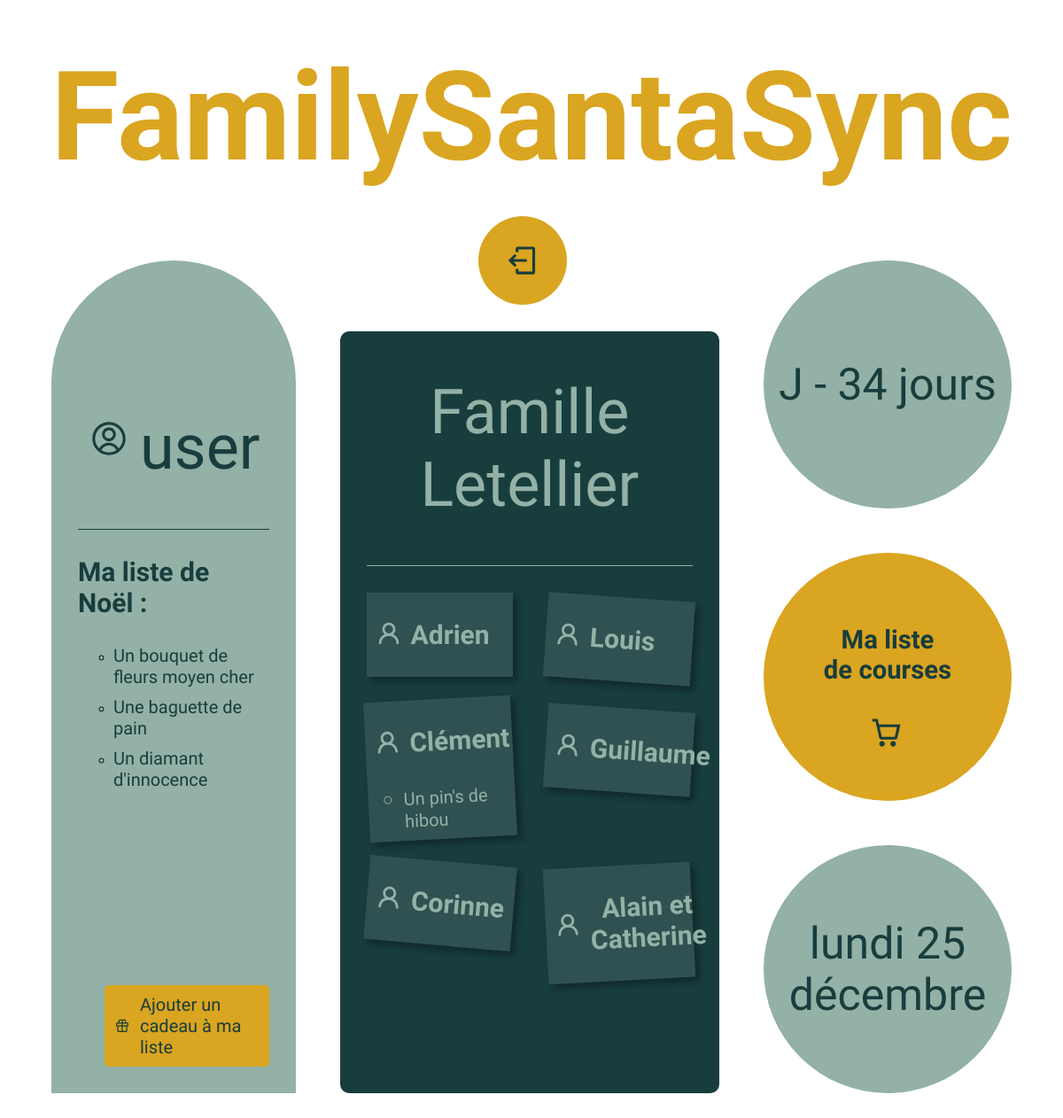
Page /home/1 on the earlier database version.
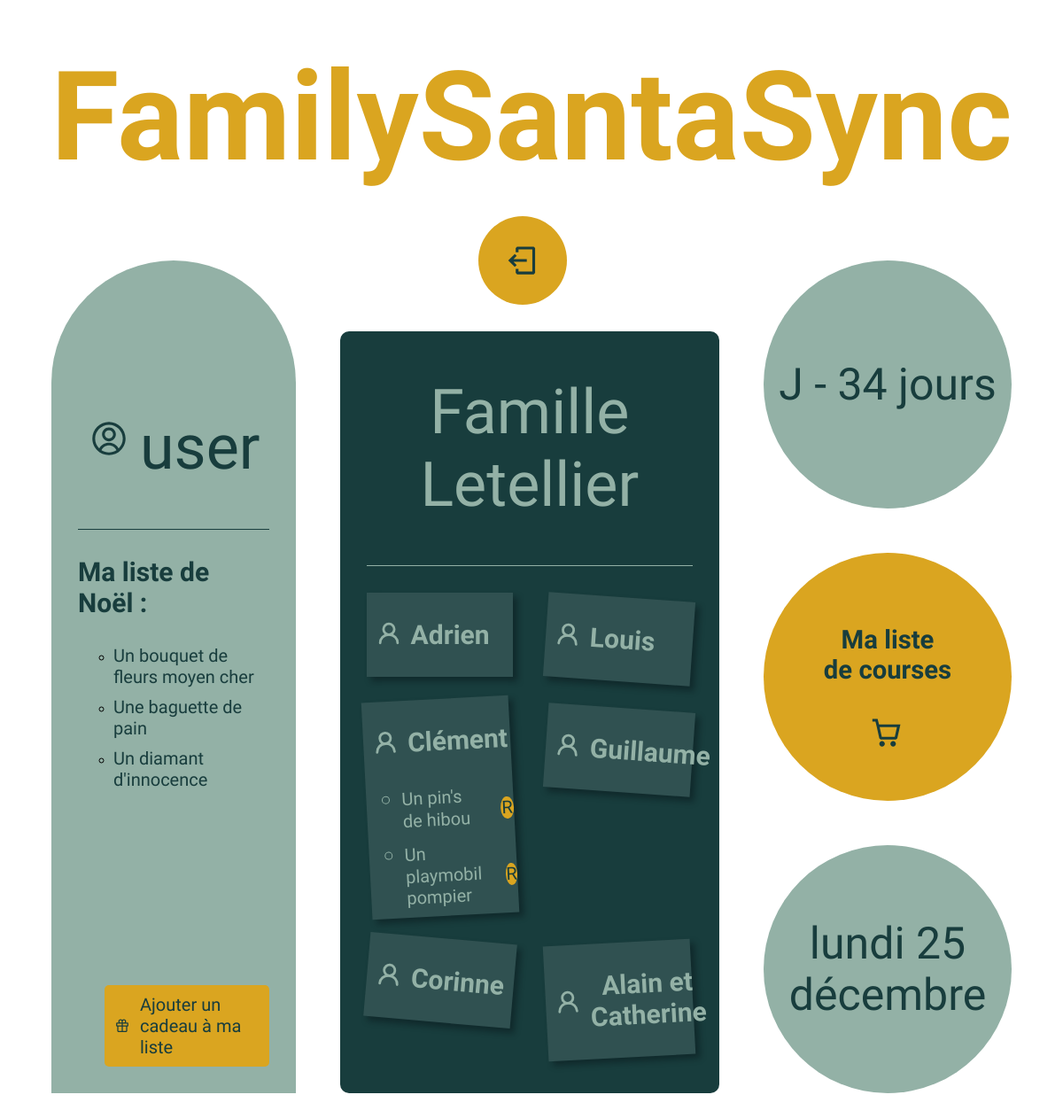
Same page on the later database version.
### presents/models.py (models this page shows, shortened)
class Gift(models.Model):
    PRICES = (
        ('PRICE1', 'Moins de 40 €'),
        ('PRICE2', 'Entre 40 et 100 €'),
        ('PRICE3', 'Plus de 100€')
    )
    id = models.AutoField(primary_key=True)
    member = models.ForeignKey(Member, on_delete=models.CASCADE)
    family = models.ForeignKey(Family, on_delete=models.CASCADE)
    name = models.CharField(max_length=100)
    link = models.URLField(null=True, blank=True)
    price = models.CharField(choices=PRICES, max_length=20)

### authentication/models.py (models this page shows)
class Member(models.Model):
    id = models.AutoField(primary_key=True)
    name = models.CharField(max_length=100)
    family = models.ForeignKey(Family, on_delete=models.CASCADE)
    def __str__(self):
        return self.name

### presents/views.py (the view)
# urls.py: 2. Add a URL to urlpatterns:  path('', views.home, name='home')
def home(request, member_id):
    family_name = Member.objects.get(id=member_id).family
    family_id = Member.objects.get(id=member_id).family_id
    my_presents = Gift.objects.filter(member=member_id)
    family_presents = Gift.objects.filter(family=family_name).select_related('member')
    family_members = Member.objects.filter(family_id=family_name).exclude(id=member_id)
    purchases = Purchase.objects.all()
    reserved_gifts = {purchase.gift_id: True for purchase in purchases}
    for present in family_presents:
        present.is_reserved = reserved_gifts.get(present.id, False)
    member = get_object_or_404(Member, id=member_id)
    family = get_object_or_404(Family, id=family_id)
    if request.method == 'POST':
        add_present_form = forms.AddGiftForm(request.POST)
        if add_present_form.is_valid():
            gift = add_present_form.save(commit=False)
            gift.member = member
            gift.family = family
            gift.save()
            return redirect("home", member_id)
        else:
            message = "Erreur dans le formulaire. Veuillez vérifier les données saisies."
    else:
        add_present_form = forms.AddGiftForm()
        message = ""
    christmas_date = datetime(2023, 12, 25)
    now = datetime.now()
    timelaps = christmas_date - now
    return render(request,
                  'home.html',
                  {
                    'my_presents': my_presents,
                    'family_presents': family_presents,
                    'family_members': family_members,
                    'family_name': family_name,
                    'add_present_form': add_present_form,
                    'message':message,
                    'timelaps': timelaps
                  }
                )

### authentication/models.py (called while the page is built)
    def __str__(self):
        return self.name

### presents/templates/home.html (shortened to what this page needs)
{% extends 'base.html' %}
{% block content %}
<div class="home_page">
    <div class="my_presents">
        <div class="my_presents_content">
            <div class="header_member">
                <img src="../../authentication/static/member.svg"/>
                <p class="id_member">{{ request.session.member|default:"user"}}</p>
            </div>
            <div class="line"></div>
            <h3>Ma liste de Noël : </h3>
            <ul>
                {% for my_present in my_presents %}
                <li><a href="{% url 'present-detail' my_present.id %}">{{my_present.name}}</a></li>
                {% endfor %}
            </ul>
            <a class="yellow_button">
                <div onclick="openPopup()">
                    <img src="../../authentication/static/gift.svg"/>
                    <p>Ajouter un cadeau à ma liste</p>
                </div>
            </a>
        </div>
    </div>
    <div class="family_presents">
        <div class="family_presents_content">
            <p class="id_family">Famille {{family_name}}</p>
            <div class="family_presents_content_center">
                {% for family_member in family_members %}
                <div class="family_member">
                    <div class="header_family">
                        <img src="../../authentication/static/family.svg"/>
                        <h3>{{family_member}}</h3>
                    </div>
                    {% for present in family_presents %}
                    <ul>
                        {% if present.member == family_member %}
                        <div class="a_present_preview">
                            <li><a href="{% url 'present-detail' present.id %}">{{present.name}}</a></li>
                            {% if present.is_reserved %}
                                <div class="is_booked_preview">
                                    <p>R</p>
                                </div>
                            {% endif %}
                        </div>
                        {% endif %}
                    </ul>
                    {% endfor %}
                </div>
                {% endfor %}
            </div>
        </div>
    </div>
    <div class="right_home">
        <div class="countdown">
            <p>J -&nbsp</p>
            <p>{{timelaps.days}} jours</p>
        </div>
        <div class="shopping_list">
            <a href="{% url 'shopping-list' request.session.member_id %}">
                <h3>Ma liste </br>de courses</h3>
                <img src="../../authentication/static/cart.svg"/>
            </a>
        </div>
        <div class="countdown">
            <p>lundi 25 </br>décembre</p>
        </div>
    </div>
</div>
{% endblock content %}

Differences in the rows shown:
changed Gift "Un pin's de hibou": now shows "R"
added Gift: name "Un playmobil pompier", shows "R", shown under Member "Clément"
